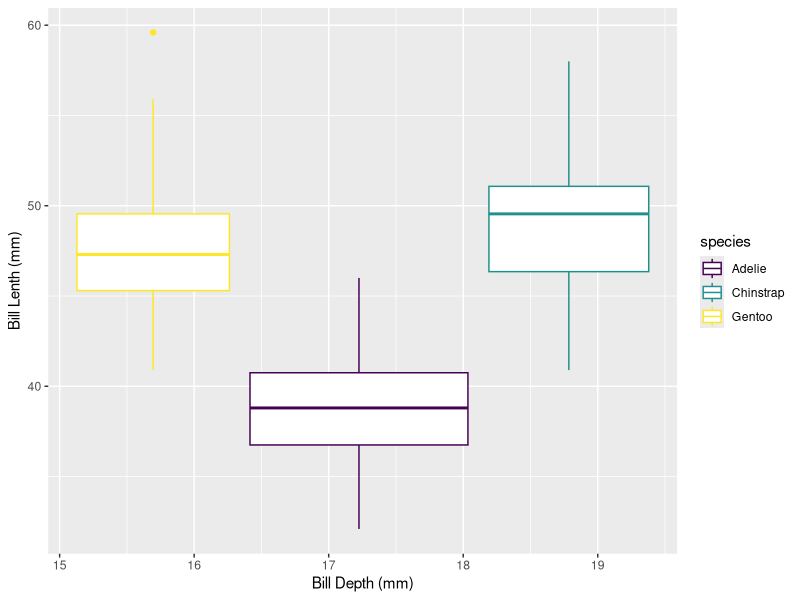

Recreate this plot in R.
################################
#### homework 3 ###
### Created by: Margarita Alfaro ###
### Created on: 2022-02-10 ###
#################################

library(palmerpenguins)
library(tidyverse)
library(here)

### Plot ###
ggplot(data = penguins, 
       mapping =aes (x = bill_depth_mm, 
                     y = bill_length_mm, 
                     group = species, 
                     color = species)) + 
  geom_boxplot() + labs(x = "Bill Depth (mm)", 
                        y = "Bill Lenth (mm)") + 
  scale_color_viridis_d() +
  theme_grey()
                        
                     